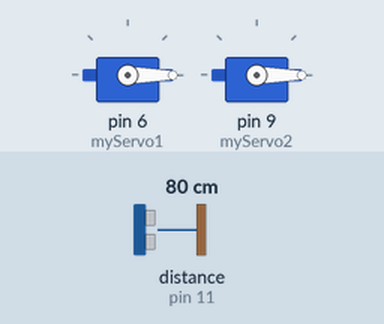
Recording of a sketch running on a simulated Arduino Uno, built with avr-gcc and run on an emulated ATmega328P. On the bench: 2 × servo. Wiring (inferred from the names in the program): ultrasonic range finder: trigger pin 10; echo pin 11. The test bench sets the inputs (shaded band); at power-on: distance to the obstacle (sensor on pin 11) 80 cm. The echo pulse lasts 58.3 µs per cm; what the sketch prints to the serial monitor is not drawn.

Above: at 0.1 s.
1.4 s: distance to the obstacle (sensor on pin 11) set to 2 cm
At 2.1 s:
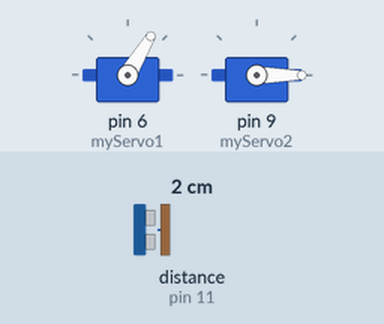
4.4 s: distance to the obstacle (sensor on pin 11) set to 9 cm
At 5.88 s:
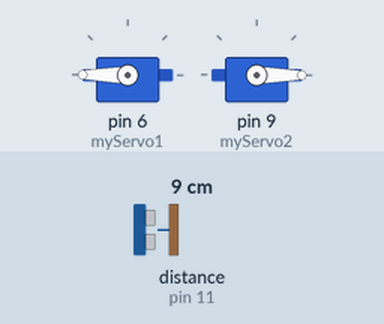
7.4 s: distance to the obstacle (sensor on pin 11) set to 18 cm
At 11.68 s:
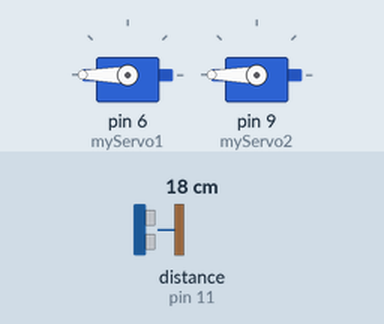
13.4 s: distance to the obstacle (sensor on pin 11) set to 60 cm
Timing chart, 0 to 17.4 s (numbered marks = the images above; inputs shaded):
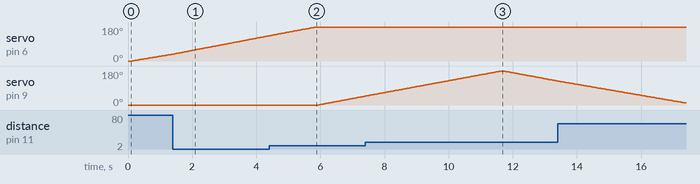

Measured:
- by itself, servo on pin 9 (myServo2): rises from 47° to 180° in 4.2 s, then falls to 127° in 1.8 s

The sketch:

ESA_Project_Radar_Arduino.ino
```cpp
// Includes the Servo library
#include <Servo.h>

// Defines Tirg and Echo pins of the Ultrasonic Sensor
const int trigPin1 = 10;
const int echoPin1 = 11;

// Variables for the duration and the distance
long duration;
int distance;
Servo myServo1; // Creates a servo object for controlling the servo motor
Servo myServo2; // Creates a servo object for controlling the servo motor

void setup() {
  pinMode(trigPin1, OUTPUT); // Sets the trigPin as an Output
  pinMode(echoPin1, INPUT); // Sets the echoPin as an Input

  Serial.begin(9600);

  // Defines on which pin is the servo motor attached
  myServo1.attach(6); // Defines on which pin is the servo motor attached
  myServo2.attach(9);
  myServo1.write(0);
  myServo2.write(0);
  delay(100);
}
void loop() {

  // rotates the servo1 motor from 0 to 180 degrees
  for(int i=0;i<=180;i++)
  {
  myServo1.write(i);
  delay(30);
  distance = calculateDistance();// Calls a function for calculating the distance measured by the Ultrasonic sensor for each degree
  Serial.print(i); // Sends the current degree into the Serial Port
  Serial.print(","); // Sends addition character right next to the previous value needed later in the Processing IDE for indexing
  Serial.print(distance); // Sends the distance value into the Serial Port
  Serial.print("."); // Sends addition character right next to the previous value needed later in the Processing IDE for indexing
  }

  delay(30);

  // rotates the servo2 motor from 180 to 360 degrees
  for(int i=0;i<=180;i++)
  {
  myServo2.write(i);
  distance = calculateDistance();// Calls a function for calculating the distance measured by the Ultrasonic sensor for each degree
  delay(30);
  Serial.print(i + 180); // Sends the current degree into the Serial Port
  Serial.print(","); // Sends addition character right next to the previous value needed later in the Processing IDE for indexing
  Serial.print(distance); // Sends the distance value into the Serial Port
  Serial.print("."); // Sends addition character right next to the previous value needed later in the Processing IDE for indexing
  }

  delay(30);

  // rotates the servo2 motor from 360 to 180 degrees
  for(int i=180;i>0;i--)
  {
  myServo2.write(i);
  delay(30);
  distance = calculateDistance();
  Serial.print(i + 180); // Sends the current degree into the Serial Port
  Serial.print(","); // Sends addition character right next to the previous value needed later in the Processing IDE for indexing
  Serial.print(distance); // Sends the distance value into the Serial Port
  Serial.print("."); // Sends addition character right next to the previous value needed later in the Processing IDE for indexing
  }

  delay(30);

  // rotates the servo1 motor from 180 to 0 degrees
  for(int i=180;i>0;i--)
  {
  myServo1.write(i);
  delay(30);
  distance = calculateDistance();
  Serial.print(i); // Sends the current degree into the Serial Port
  Serial.print(","); // Sends addition character right next to the previous value needed later in the Processing IDE for indexing
  Serial.print(distance); // Sends the distance value into the Serial Port
  Serial.print("."); // Sends addition character right next to the previous value needed later in the Processing IDE for indexing
  }

}
// Function for calculating the distance measured by the Ultrasonic sensor
int calculateDistance(){

  digitalWrite(trigPin1, LOW);
  delayMicroseconds(2);
  // Sets the trigPin on HIGH state for 10 micro seconds
  digitalWrite(trigPin1, HIGH);
  delayMicroseconds(10);
  digitalWrite(trigPin1, LOW);
  duration = pulseIn(echoPin1, HIGH); // Reads the echoPin, returns the sound wave travel time in microseconds
  distance= duration*0.034/2;
  return distance;
}
```
